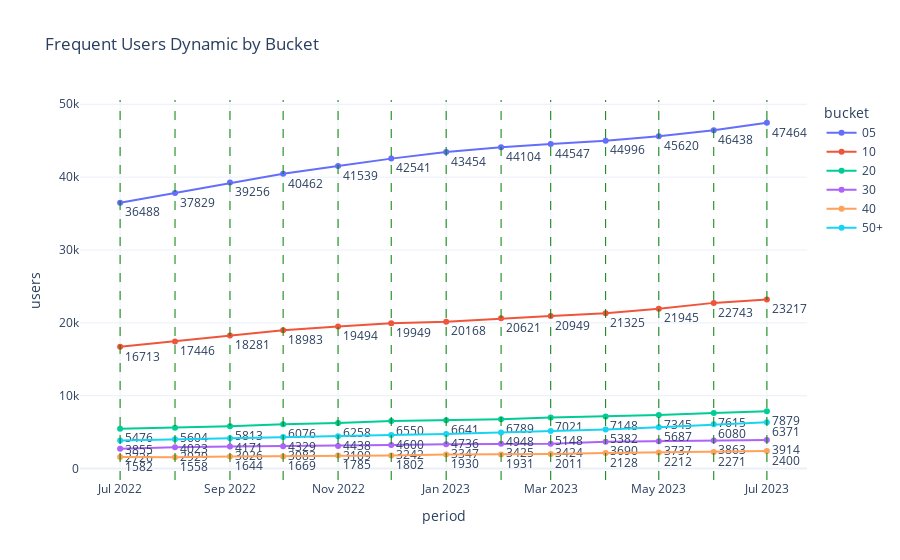

Notebook code cell kept with this figure:
### Code cell
dates = df['period'].unique().tolist()

fig = px.line(df, x="period", y="users", color="bucket",
              template = 'plotly_white',
              text="users",
              title='Frequent Users Dynamic by Bucket')


for d in dates:
    fig.add_vline(x=d, line_width=1, line_dash="dash", line_color="green")

fig.update_traces(textposition="bottom right")

fig.write_image(f"/Users/ghostrider/projects/jupyter_working/fig_smb_dynamic.png")

fig.show()

### Figure 1 — Plotly figure (JSON) as saved in the notebook; plotly's stock layout.template omitted (floating-point values rounded to 4 significant figures)
{"data": [{"hovertemplate": "bucket=05<br>period=%{x}<br>users=%{text}<extra></extra>", "legendgroup": "05", "line": {"color": "#636efa", "dash": "solid"}, "marker": {"symbol": "circle"}, "mode": "markers+text+lines", "name": "05", "orientation": "v", "showlegend": true, "text": [36488, 37829, 39256, 40462, 41539, 42541, 43454, 44104, 44547, 44996, 45620, 46438, 47464], "textposition": "bottom right", "type": "scatter", "x": ["2022-07-01", "2022-08-01", "2022-09-01", "2022-10-01", "2022-11-01", "2022-12-01", "2023-01-01", "2023-02-01", "2023-03-01", "2023-04-01", "2023-05-01", "2023-06-01", "2023-07-01"], "xaxis": "x", "y": [36488, 37829, 39256, 40462, 41539, 42541, 43454, 44104, 44547, 44996, 45620, 46438, 47464], "yaxis": "y"}, {"hovertemplate": "bucket=10<br>period=%{x}<br>users=%{text}<extra></extra>", "legendgroup": "10", "line": {"color": "#EF553B", "dash": "solid"}, "marker": {"symbol": "circle"}, "mode": "markers+text+lines", "name": "10", "orientation": "v", "showlegend": true, "text": [16713, 17446, 18281, 18983, 19494, 19949, 20168, 20621, 20949, 21325, 21945, 22743, 23217], "textposition": "bottom right", "type": "scatter", "x": ["2022-07-01", "2022-08-01", "2022-09-01", "2022-10-01", "2022-11-01", "2022-12-01", "2023-01-01", "2023-02-01", "2023-03-01", "2023-04-01", "2023-05-01", "2023-06-01", "2023-07-01"], "xaxis": "x", "y": [16713, 17446, 18281, 18983, 19494, 19949, 20168, 20621, 20949, 21325, 21945, 22743, 23217], "yaxis": "y"}, {"hovertemplate": "bucket=20<br>period=%{x}<br>users=%{text}<extra></extra>", "legendgroup": "20", "line": {"color": "#00cc96", "dash": "solid"}, "marker": {"symbol": "circle"}, "mode": "markers+text+lines", "name": "20", "orientation": "v", "showlegend": true, "text": [5476, 5604, 5813, 6076, 6258, 6550, 6641, 6789, 7021, 7148, 7345, 7615, 7879], "textposition": "bottom right", "type": "scatter", "x": ["2022-07-01", "2022-08-01", "2022-09-01", "2022-10-01", "2022-11-01", "2022-12-01", "2023-01-01", "2023-02-01", "2023-03-01", "2023-04-01", "2023-05-01", "2023-06-01", "2023-07-01"], "xaxis": "x", "y": [5476, 5604, 5813, 6076, 6258, 6550, 6641, 6789, 7021, 7148, 7345, 7615, 7879], "yaxis": "y"}, {"hovertemplate": "bucket=30<br>period=%{x}<br>users=%{text}<extra></extra>", "legendgroup": "30", "line": {"color": "#ab63fa", "dash": "solid"}, "marker": {"symbol": "circle"}, "mode": "markers+text+lines", "name": "30", "orientation": "v", "showlegend": true, "text": [2726, 2929, 3026, 3083, 3109, 3242, 3347, 3425, 3424, 3690, 3737, 3863, 3914], "textposition": "bottom right", "type": "scatter", "x": ["2022-07-01", "2022-08-01", "2022-09-01", "2022-10-01", "2022-11-01", "2022-12-01", "2023-01-01", "2023-02-01", "2023-03-01", "2023-04-01", "2023-05-01", "2023-06-01", "2023-07-01"], "xaxis": "x", "y": [2726, 2929, 3026, 3083, 3109, 3242, 3347, 3425, 3424, 3690, 3737, 3863, 3914], "yaxis": "y"}, {"hovertemplate": "bucket=40<br>period=%{x}<br>users=%{text}<extra></extra>", "legendgroup": "40", "line": {"color": "#FFA15A", "dash": "solid"}, "marker": {"symbol": "circle"}, "mode": "markers+text+lines", "name": "40", "orientation": "v", "showlegend": true, "text": [1582, 1558, 1644, 1669, 1785, 1802, 1930, 1931, 2011, 2128, 2212, 2271, 2400], "textposition": "bottom right", "type": "scatter", "x": ["2022-07-01", "2022-08-01", "2022-09-01", "2022-10-01", "2022-11-01", "2022-12-01", "2023-01-01", "2023-02-01", "2023-03-01", "2023-04-01", "2023-05-01", "2023-06-01", "2023-07-01"], "xaxis": "x", "y": [1582, 1558, 1644, 1669, 1785, 1802, 1930, 1931, 2011, 2128, 2212, 2271, 2400], "yaxis": "y"}, {"hovertemplate": "bucket=50+<br>period=%{x}<br>users=%{text}<extra></extra>", "legendgroup": "50+", "line": {"color": "#19d3f3", "dash": "solid"}, "marker": {"symbol": "circle"}, "mode": "markers+text+lines", "name": "50+", "orientation": "v", "showlegend": true, "text": [3855, 4023, 4171, 4329, 4438, 4600, 4736, 4948, 5148, 5382, 5687, 6080, 6371], "textposition": "bottom right", "type": "scatter", "x": ["2022-07-01", "2022-08-01", "2022-09-01", "2022-10-01", "2022-11-01", "2022-12-01", "2023-01-01", "2023-02-01", "2023-03-01", "2023-04-01", "2023-05-01", "2023-06-01", "2023-07-01"], "xaxis": "x", "y": [3855, 4023, 4171, 4329, 4438, 4600, 4736, 4948, 5148, 5382, 5687, 6080, 6371], "yaxis": "y"}], "layout": {"legend": {"title": {"text": "bucket"}, "tracegroupgap": 0}, "shapes": [{"line": {"color": "green", "dash": "dash", "width": 1}, "type": "line", "x0": "2022-07-01", "x1": "2022-07-01", "xref": "x", "y0": 0, "y1": 1, "yref": "y domain"}, {"line": {"color": "green", "dash": "dash", "width": 1}, "type": "line", "x0": "2022-08-01", "x1": "2022-08-01", "xref": "x", "y0": 0, "y1": 1, "yref": "y domain"}, {"line": {"color": "green", "dash": "dash", "width": 1}, "type": "line", "x0": "2022-09-01", "x1": "2022-09-01", "xref": "x", "y0": 0, "y1": 1, "yref": "y domain"}, {"line": {"color": "green", "dash": "dash", "width": 1}, "type": "line", "x0": "2022-10-01", "x1": "2022-10-01", "xref": "x", "y0": 0, "y1": 1, "yref": "y domain"}, {"line": {"color": "green", "dash": "dash", "width": 1}, "type": "line", "x0": "2022-11-01", "x1": "2022-11-01", "xref": "x", "y0": 0, "y1": 1, "yref": "y domain"}, {"line": {"color": "green", "dash": "dash", "width": 1}, "type": "line", "x0": "2022-12-01", "x1": "2022-12-01", "xref": "x", "y0": 0, "y1": 1, "yref": "y domain"}, {"line": {"color": "green", "dash": "dash", "width": 1}, "type": "line", "x0": "2023-01-01", "x1": "2023-01-01", "xref": "x", "y0": 0, "y1": 1, "yref": "y domain"}, {"line": {"color": "green", "dash": "dash", "width": 1}, "type": "line", "x0": "2023-02-01", "x1": "2023-02-01", "xref": "x", "y0": 0, "y1": 1, "yref": "y domain"}, {"line": {"color": "green", "dash": "dash", "width": 1}, "type": "line", "x0": "2023-03-01", "x1": "2023-03-01", "xref": "x", "y0": 0, "y1": 1, "yref": "y domain"}, {"line": {"color": "green", "dash": "dash", "width": 1}, "type": "line", "x0": "2023-04-01", "x1": "2023-04-01", "xref": "x", "y0": 0, "y1": 1, "yref": "y domain"}, {"line": {"color": "green", "dash": "dash", "width": 1}, "type": "line", "x0": "2023-05-01", "x1": "2023-05-01", "xref": "x", "y0": 0, "y1": 1, "yref": "y domain"}, {"line": {"color": "green", "dash": "dash", "width": 1}, "type": "line", "x0": "2023-06-01", "x1": "2023-06-01", "xref": "x", "y0": 0, "y1": 1, "yref": "y domain"}, {"line": {"color": "green", "dash": "dash", "width": 1}, "type": "line", "x0": "2023-07-01", "x1": "2023-07-01", "xref": "x", "y0": 0, "y1": 1, "yref": "y domain"}], "title": {"text": "Frequent Users Dynamic by Bucket"}, "xaxis": {"anchor": "y", "domain": [0, 1], "title": {"text": "period"}}, "yaxis": {"anchor": "x", "domain": [0, 1], "title": {"text": "users"}}}}
